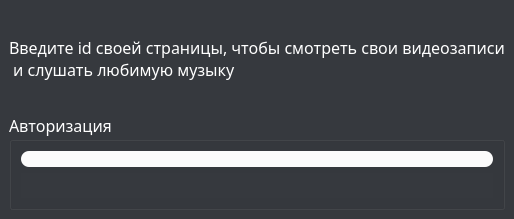
<?xml version="1.0" encoding="UTF-8"?>
<ui version="4.0">
 <class>Authorization_window</class>
 <widget class="QMainWindow" name="Authorization_window">
  <property name="geometry">
   <rect>
    <x>0</x>
    <y>0</y>
    <width>302</width>
    <height>219</height>
   </rect>
  </property>
  <property name="windowTitle">
   <string>MainWindow</string>
  </property>
  <property name="styleSheet">
   <string notr="true">QWidget#centralWidget 
{
    min-height: 100vh;
    padding: 0;
    margin: 0;
	background-color: rgb(54, 57, 62);
}</string>
  </property>
  <widget class="QWidget" name="centralwidget">
   <property name="styleSheet">
    <string notr="true">QWidget#centralwidget 
{
    min-height: 100vh;
    padding: 0;
    margin: 0;
	background-color: rgb(54, 57, 62);
}</string>
   </property>
   <layout class="QGridLayout" name="gridLayout_2">
    <item row="1" column="0">
     <widget class="QGroupBox" name="groupBox">
      <property name="palette">
       <palette>
        <active>
         <colorrole role="WindowText">
          <brush brushstyle="SolidPattern">
           <color alpha="255">
            <red>255</red>
            <green>255</green>
            <blue>255</blue>
           </color>
          </brush>
         </colorrole>
         <colorrole role="Text">
          <brush brushstyle="SolidPattern">
           <color alpha="255">
            <red>255</red>
            <green>255</green>
            <blue>255</blue>
           </color>
          </brush>
         </colorrole>
         <colorrole role="ButtonText">
          <brush brushstyle="SolidPattern">
           <color alpha="255">
            <red>255</red>
            <green>255</green>
            <blue>255</blue>
           </color>
          </brush>
         </colorrole>
        </active>
        <inactive>
         <colorrole role="WindowText">
          <brush brushstyle="SolidPattern">
           <color alpha="255">
            <red>255</red>
            <green>255</green>
            <blue>255</blue>
           </color>
          </brush>
         </colorrole>
         <colorrole role="Text">
          <brush brushstyle="SolidPattern">
           <color alpha="255">
            <red>255</red>
            <green>255</green>
            <blue>255</blue>
           </color>
          </brush>
         </colorrole>
         <colorrole role="ButtonText">
          <brush brushstyle="SolidPattern">
           <color alpha="255">
            <red>255</red>
            <green>255</green>
            <blue>255</blue>
           </color>
          </brush>
         </colorrole>
        </inactive>
        <disabled>
         <colorrole role="WindowText">
          <brush brushstyle="SolidPattern">
           <color alpha="255">
            <red>120</red>
            <green>120</green>
            <blue>120</blue>
           </color>
          </brush>
         </colorrole>
         <colorrole role="Text">
          <brush brushstyle="SolidPattern">
           <color alpha="255">
            <red>120</red>
            <green>120</green>
            <blue>120</blue>
           </color>
          </brush>
         </colorrole>
         <colorrole role="ButtonText">
          <brush brushstyle="SolidPattern">
           <color alpha="255">
            <red>120</red>
            <green>120</green>
            <blue>120</blue>
           </color>
          </brush>
         </colorrole>
        </disabled>
       </palette>
      </property>
      <property name="font">
       <font>
        <family>Calibri Light</family>
        <pointsize>12</pointsize>
       </font>
      </property>
      <property name="title">
       <string>Авторизация</string>
      </property>
      <layout class="QGridLayout" name="gridLayout">
       <item row="0" column="0">
        <widget class="QLineEdit" name="lineEdit">
         <property name="styleSheet">
          <string notr="true">QLineEdit#lineEdit 
{
border-radius:8px; 
border: 1px;
background-color: rgba(255, 255, 255, 250);
}</string>
         </property>
        </widget>
       </item>
       <item row="1" column="0">
        <widget class="QPushButton" name="pushButton">
         <property name="font">
          <font>
           <pointsize>16</pointsize>
          </font>
         </property>
         <property name="styleSheet">
          <string notr="true">QPushButton#pushButton
{
image: url(:/img/cat_hand_gray.png);
background-color: rgb(54, 57, 62);
border-radius:20px; 
border: 6px;
}
QPushButton#pushButton:hover
{
image: url(:/img/cat_hand.png);
background-color: rgb(54, 57, 62);
border-radius:20px; 
border: 6px;
}</string>
         </property>
         <property name="text">
          <string/>
         </property>
        </widget>
       </item>
      </layout>
     </widget>
    </item>
    <item row="0" column="0">
     <widget class="QLabel" name="label">
      <property name="palette">
       <palette>
        <active>
         <colorrole role="WindowText">
          <brush brushstyle="SolidPattern">
           <color alpha="255">
            <red>255</red>
            <green>255</green>
            <blue>255</blue>
           </color>
          </brush>
         </colorrole>
         <colorrole role="Text">
          <brush brushstyle="SolidPattern">
           <color alpha="255">
            <red>255</red>
            <green>255</green>
            <blue>255</blue>
           </color>
          </brush>
         </colorrole>
         <colorrole role="ButtonText">
          <brush brushstyle="SolidPattern">
           <color alpha="255">
            <red>255</red>
            <green>255</green>
            <blue>255</blue>
           </color>
          </brush>
         </colorrole>
        </active>
        <inactive>
         <colorrole role="WindowText">
          <brush brushstyle="SolidPattern">
           <color alpha="255">
            <red>255</red>
            <green>255</green>
            <blue>255</blue>
           </color>
          </brush>
         </colorrole>
         <colorrole role="Text">
          <brush brushstyle="SolidPattern">
           <color alpha="255">
            <red>255</red>
            <green>255</green>
            <blue>255</blue>
           </color>
          </brush>
         </colorrole>
         <colorrole role="ButtonText">
          <brush brushstyle="SolidPattern">
           <color alpha="255">
            <red>255</red>
            <green>255</green>
            <blue>255</blue>
           </color>
          </brush>
         </colorrole>
        </inactive>
        <disabled>
         <colorrole role="WindowText">
          <brush brushstyle="SolidPattern">
           <color alpha="255">
            <red>120</red>
            <green>120</green>
            <blue>120</blue>
           </color>
          </brush>
         </colorrole>
         <colorrole role="Text">
          <brush brushstyle="SolidPattern">
           <color alpha="255">
            <red>120</red>
            <green>120</green>
            <blue>120</blue>
           </color>
          </brush>
         </colorrole>
         <colorrole role="ButtonText">
          <brush brushstyle="SolidPattern">
           <color alpha="255">
            <red>120</red>
            <green>120</green>
            <blue>120</blue>
           </color>
          </brush>
         </colorrole>
        </disabled>
       </palette>
      </property>
      <property name="font">
       <font>
        <family>Calibri Light</family>
        <pointsize>12</pointsize>
       </font>
      </property>
      <property name="text">
       <string>Введите id своей страницы, чтобы смотреть свои видеозаписи
 и слушать любимую музыку</string>
      </property>
     </widget>
    </item>
   </layout>
  </widget>
  <widget class="QMenuBar" name="menubar">
   <property name="geometry">
    <rect>
     <x>0</x>
     <y>0</y>
     <width>302</width>
     <height>17</height>
    </rect>
   </property>
  </widget>
 </widget>
 <resources/>
 <connections/>
</ui>
